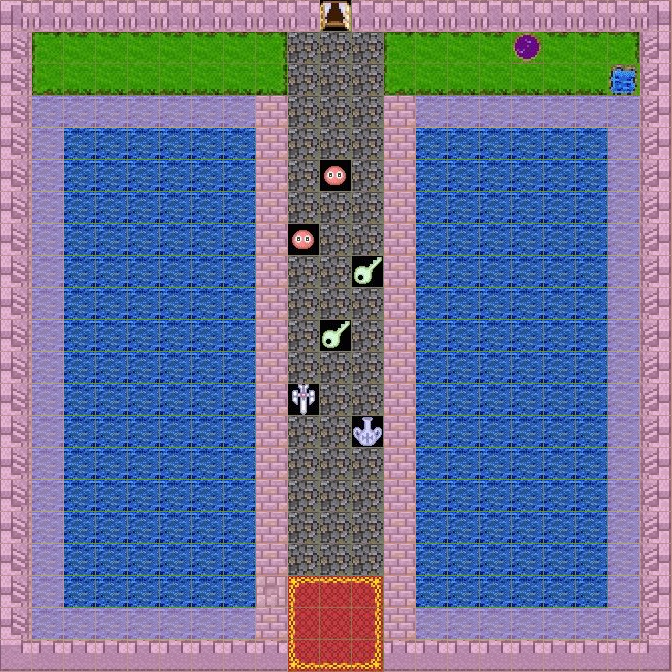

Tiled map render using the project's own tile images. Description and the map definition, with tile-layer contents summarised, below:
An orthogonal 21x21 tile map with 32x32 px tiles, 3 tile layers (floor, wall, Meta), 2 tilesets and 8 objects (hhh, pixie, silaimu1, silaimu2, key1, ...).

<map version="1.0" orientation="orthogonal" renderorder="right-down" width="21" height="21" tilewidth="32" tileheight="32" nextobjectid="15">
 <tileset firstgid="1" name="sucai" tilewidth="32" tileheight="32" spacing="1" margin="1" tilecount="841" columns="29">
  <image source="08a.jpg" width="989" height="989" />
 </tileset>
 <tileset firstgid="842" name="Meta" tilewidth="32" tileheight="32" tilecount="1" columns="1">
  <image source="Meta.png" width="32" height="32" />
 </tileset>
 <layer name="floor" width="21" height="21">
  <data>[441 cells, 441 non-empty, 11 distinct tile ids]</data>
 </layer>
 <layer name="wall" width="21" height="21">
  <data>[441 cells, 93 non-empty, 23 distinct tile ids]</data>
 </layer>
 <objectgroup name="obj">
  <properties>
   <property name="type" value="" />
  </properties>
  <object id="1" name="hhh" x="320" y="640" width="32" height="32">
   <properties>
    <property name="type" type="int" value="0" />
   </properties>
  </object>
  <object id="2" name="pixie" x="256" y="576" width="32" height="32">
   <properties>
    <property name="type" type="int" value="1" />
   </properties>
  </object>
  <object id="3" name="silaimu1" x="320" y="160" width="32" height="32">
   <properties>
    <property name="type" type="int" value="2" />
   </properties>
  </object>
  <object id="9" name="silaimu2" x="288" y="224" width="32" height="32">
   <properties>
    <property name="type" type="int" value="2" />
   </properties>
  </object>
  <object id="10" name="key1" x="352" y="256" width="32" height="32">
   <properties>
    <property name="type" type="int" value="3" />
   </properties>
  </object>
  <object id="11" name="key2" x="320" y="320" width="32" height="32">
   <properties>
    <property name="type" type="int" value="3" />
   </properties>
  </object>
  <object id="12" name="item1" x="288" y="384" width="32" height="32">
   <properties>
    <property name="type" type="int" value="4" />
   </properties>
  </object>
  <object id="13" name="item2" x="352" y="416" width="32" height="32">
   <properties>
    <property name="type" type="int" value="4" />
   </properties>
  </object>
 </objectgroup>
 <layer name="Meta" width="21" height="21">
  <data>[441 cells, 168 non-empty, 1 distinct tile ids]</data>
 </layer>
</map>
